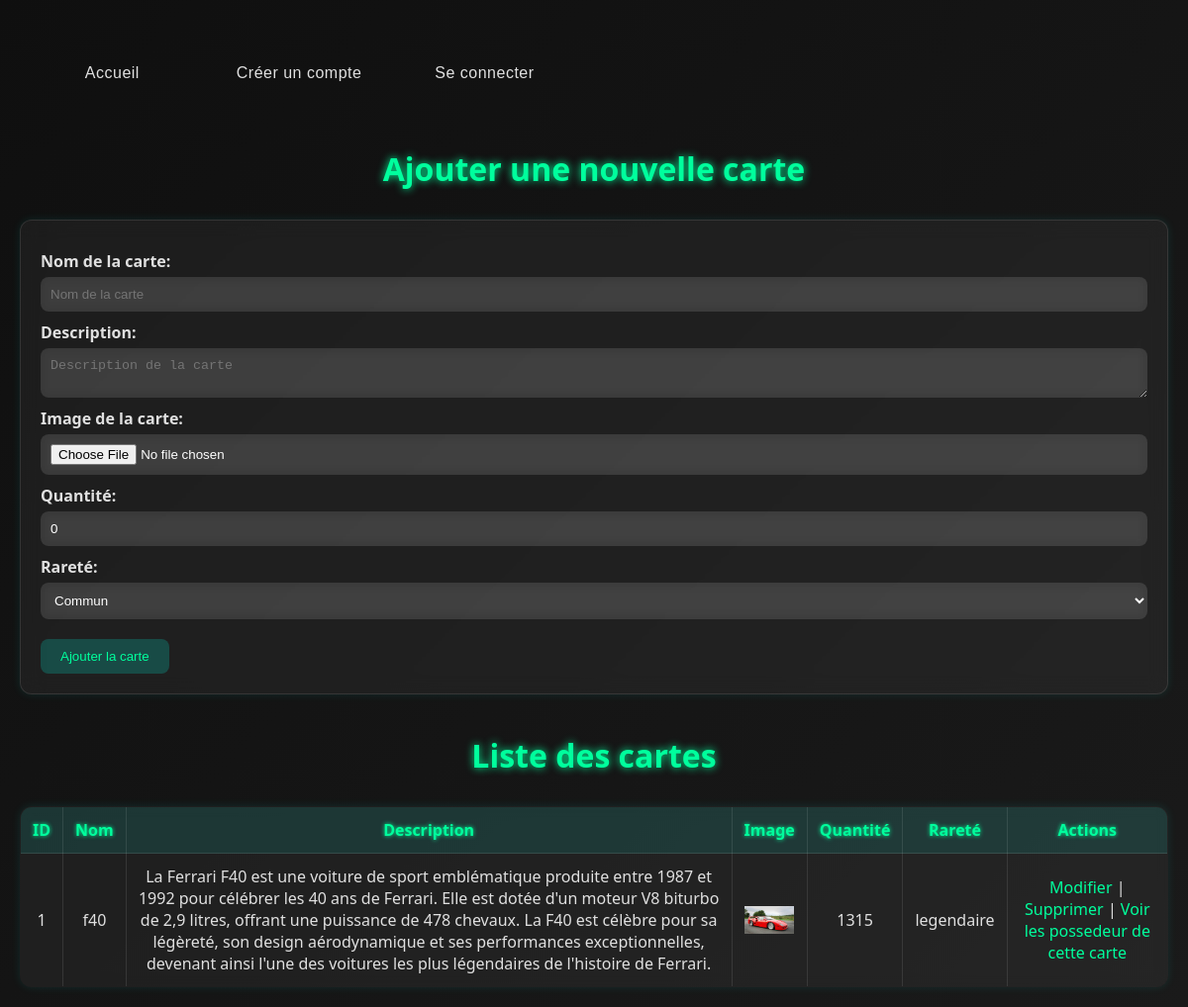
Screenshot of /superTCG/gerercarte.php with the database file from the repository.
### tables this page shows
CREATE TABLE `carte` (
  `carte_id` int(11) NOT NULL,
  `nom` varchar(100) NOT NULL,
  `description` text DEFAULT NULL,
  `chemin_image` varchar(255) DEFAULT NULL,
  `quantite` int(11) DEFAULT 0,
  `rarete` enum('commun','rare','epique','legendaire') DEFAULT 'commun'
);

### superTCG/gerercarte.php (the view, shortened to what this page needs)
<?php
include('common/navbar.php');
include('./config.php');
?>
<html lang="en">
<head>
    <link rel="stylesheet" href="css/gererCS.css">
</head>
<body class="container">
    <div>
        <h1 class="titre">Ajouter une nouvelle carte</h1>
        <form method="POST" enctype="multipart/form-data">
            <label for="nom">Nom de la carte:</label>
            <input type="text" name="nom" placeholder="Nom de la carte" required><br>
            <label for="description">Description:</label>
            <textarea name="description" placeholder="Description de la carte" required></textarea><br>
            <label for="image">Image de la carte:</label>
            <input type="file" name="image" required><br>
            <label for="quantite">Quantité:</label>
            <input type="number" name="quantite" value="0" required><br>
            <label for="rarete">Rareté:</label>
            <select name="rarete" required>
                <option value="commun">Commun</option>
            </select><br>
            <input type="submit" name="submit" value="Ajouter la carte">
        </form>
    </div>
    <div>
        <?php
            $stmt = $conn->query("SELECT * FROM carte");
            $cartes = $stmt->fetchAll(PDO::FETCH_ASSOC);
        ?>
        <h1>Liste des cartes</h1>
    <table border="1" cellpadding="10">
        <thead>
            <tr>
                <th>ID</th>
                <th>Nom</th>
                <th>Description</th>
                <th>Image</th>
                <th>Quantité</th>
                <th>Rareté</th>
                <th>Actions</th>
            </tr>
        </thead>
        <tbody>
            <?php foreach ($cartes as $carte): ?>
                <tr>
                    <td><?= $carte['carte_id'] ?></td>
                    <td><?= htmlspecialchars($carte['nom']) ?></td>
                    <td><?= htmlspecialchars($carte['description']) ?></td>
                    <td><img src="<?= $carte['chemin_image'] ?>" alt="" width="50"></td>
                    <td><?= $carte['quantite'] ?></td>
                    <td><?= $carte['rarete'] ?></td>
                    <td>
                        <a href="modifiercarte.php?id=<?= $carte['carte_id'] ?>">Modifier</a> |
                        <a href="supprimercarte.php?id=<?= $carte['carte_id'] ?>" onclick="return confirm('Supprimer cette carte ?');">Supprimer</a> |
                        <a href="possedeurcarte.php?id=<?= $carte['carte_id'] ?>" >Voir les possedeur de cette carte</a>
                    </td>
                </tr>
            <?php endforeach; ?>
        </tbody>
    </table>
    </div>
</body>
</html>

### superTCG/common/style.css (style rules this page uses)
:root { --cyber-dark: #0a0a0a; --cyber-darker: #050505; --cyber-accent: #00ff9d; --cyber-glow: 0 0 10px rgba(0, 255, 157, 0.7); --cyber-text: #e0e0e0; --cyber-border: #1f1f1f; }

### superTCG/css/gererCS.css (style rules this page uses)
body { font-family: 'Segoe UI', Tahoma, Geneva, Verdana, sans-serif; background: linear-gradient(135deg, #0f0f0f, #1a1a1a); color: #e0e0e0; margin: 0; padding: 20px; }
.container { max-width: 1200px; margin: auto; }
h1.titre, h1 { text-align: center; color: #00ff9d; text-shadow: 0 0 8px #00ff9d; margin-bottom: 30px; }
form { background: rgba(255, 255, 255, 0.05); backdrop-filter: blur(10px); border: 1px solid rgba(255, 255, 255, 0.1); border-radius: 12px; padding: 20px; box-shadow: 0 0 10px rgba(0, 255, 231, 0.1); margin-bottom: 40px; }
form label { display: block; margin-top: 10px; font-weight: bold; }
form input[type="text"], form input[type="number"], form input[type="file"], form textarea, form select { width: 100%; padding: 10px; margin-top: 5px; background-color: rgba(255, 255, 255, 0.1); color: #fff; border: none; border-radius: 8px; backdrop-filter: blur(6px); outline: none; }
form input[type="submit"] { margin-top: 20px; background: rgba(0, 255, 231, 0.2); color: #00ff9d; padding: 10px 20px; border: none; border-radius: 8px; cursor: pointer; transition: background 0.3s ease, box-shadow 0.3s ease; }
table { width: 100%; border-collapse: collapse; background: rgba(255, 255, 255, 0.05); backdrop-filter: blur(6px); border-radius: 12px; overflow: hidden; box-shadow: 0 0 10px rgba(0, 255, 231, 0.1); }
th, td { padding: 12px; border: 1px solid rgba(255, 255, 255, 0.1); text-align: center; }
th { background-color: rgba(0, 255, 231, 0.1); color: #00ff9d; text-shadow: 0 0 4px #00ff9d; }
a { color: #00ff9d; text-decoration: none; }

### rows the page displays
carte: carte_id "1", nom "f40", description "La Ferrari F40 est une voiture de sport emblématique produite entre 1987 et 1992 pour célébrer les 40 ans de Ferrari. Elle est dotée d'un moteur V8 biturbo de 2,9 litres, offrant une puissance de 478 chevaux. La F40 est célèbre pour sa légèreté, son design aérodynamique et ses performances exceptionnelles, devenant ainsi l'une des voitures les plus légendaires de l'histoire de Ferrari.", chemin_image (picture), quantite "1315", rarete "legendaire"
